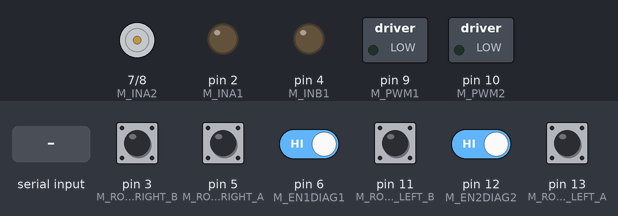
Recording of a sketch running on a simulated Arduino Mega 2560, built with avr-gcc and run on an emulated ATmega2560. On the bench: motor-driver pin pairs drawn as motors (green arrow = first pin HIGH = forward, orange = second pin HIGH = backward, longer = more drive), switched loads named in the sketch (green lamp = pin HIGH), output pins drawn as LEDs (lit = HIGH). Inputs (shaded band) come from the test bench; at power-on: pin 6 (M_EN1DIAG1), pin 12 (M_EN2DIAG2) HIGH, pin 3 (M_ROTARY_RIGHT_B), pin 5 (M_ROTARY_RIGHT_A), pin 11 (M_ROTARY_LEFT_B), pin 13 (M_ROTARY_LEFT_A) LOW. What the sketch prints to the serial monitor is not drawn.

Above: at 1.2 s.
1.3 s: "m90\n" received over Serial
At 1.7 s:
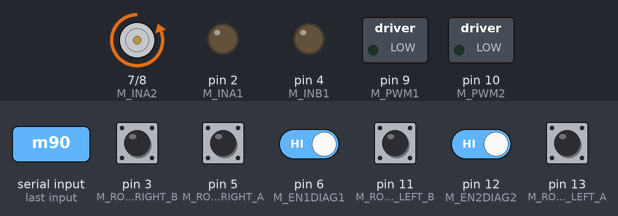
2.8 s: pin 6 (M_EN1DIAG1) driven LOW
4.7 s: pin 12 (M_EN2DIAG2) driven LOW
6.2 s: "R\n" received over the second serial link
7.7 s: "f90\n" received over Serial
Timing chart, 0 to 10.2 s (numbered marks = the images above; inputs shaded):
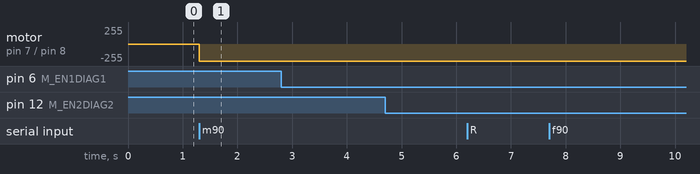

Measured:
- after the input at 1.3 s, motor on pin 7 (M_INA2) / pin 8 (M_INB2): stopped → backward 255/255 at once

The sketch:

BaseTest.ino
```cpp
// (licence header left out)
#include <Arduino.h>

// Motor controller pins.
static const unsigned char M_EN1DIAG1 = 6;
static const unsigned char M_INA1     = 2;
static const unsigned char M_INB1     = 4;
static const unsigned char M_PWM1     = 9;
static const unsigned char M_CS1      = A0;
static const unsigned char M_CS2      = A1;
static const unsigned char M_PWM2     = 10;
static const unsigned char M_INB2     = 8;
static const unsigned char M_INA2     = 7;
static const unsigned char M_EN2DIAG2 = 12;

// Rotary encoder pins.
static const unsigned char M_ROTARY_LEFT_A  = 13;
static const unsigned char M_ROTARY_LEFT_B  = 11;
static const unsigned char M_ROTARY_RIGHT_A =  5;
static const unsigned char M_ROTARY_RIGHT_B =  3;

static void          motor_init(void);
static void          left_set_speed(int speed);
static unsigned int  left_milliamps(void);
static unsigned char left_fault(void);
static void          right_set_speed(int speed);
static unsigned int  right_milliamps(void);
static unsigned char right_fault(void);
static void          process_command_input(char* buffer);
static void          process_imu_input(char* buffer);
static void          rotary_encoder_init(void);
static void          rotary_encoder_update(void);

// Buffer management.

static const int LINE_MAX = 100;
typedef void (*process_line_t)(char* data);

typedef struct
{
    boolean scanning_for_newline;
    char    buffer[LINE_MAX+1];
    int     index;
    process_line_t process_line;
} buffer_t;

#define NUMBER_TO_AVERAGE 50

typedef struct
{
    int index;
    unsigned int values[NUMBER_TO_AVERAGE];
    unsigned int sum;
} ave_t;

static void ave_clear(ave_t* ave);
static unsigned int ave(ave_t* ave, unsigned int new_value);
static void buf_initialize(buffer_t* bufp, process_line_t process_line);
static void buf_add_char(buffer_t* bufp, char ch);

// Quadrature Encoder Matrix
static int g_qem[16] = { 0, -1,  1,  0,
                         1,  0,  0, -1,
                        -1,  0,  0,  1,
                         0,  1, -1,  0};


static boolean g_report_info = true;

// How frequently should we report information. This is a divider of the
// 50Hz messaging we get from the IMU.

static int g_report_divider = 5*50;
static int g_report_count = 0;

static buffer_t g_imu;
static buffer_t g_command_input;

static int g_left_rotary_count  = 0;
static int g_left_old_value     = 0;
static int g_right_rotary_count = 0;
static int g_right_old_value    = 0;

static ave_t g_left_ave_current;
static ave_t g_right_ave_current;

void setup()
{
    Serial.begin(115200);
    Serial1.begin(57600);

    while (!Serial)
       ;
    Serial.println("Base Control");
    g_report_info = true;
    motor_init();
    buf_initialize(&g_imu, process_imu_input);
    buf_initialize(&g_command_input, process_command_input);
    rotary_encoder_init();
    ave_clear(&g_left_ave_current);
    ave_clear(&g_right_ave_current);
}

void loop()
{
    // Process command input.
    while (Serial.available())
        buf_add_char(&g_command_input, Serial.read());

    // Process IMU input.
    while (Serial1.available())
        buf_add_char(&g_imu, Serial1.read());

    // Process rotary encoder.
    rotary_encoder_update();

    // Check motor status.
   if (right_fault())
       Serial.println("?E3 - left motor fault");
   if (left_fault())
       Serial.println("?E4 - right motor fault");
}

static void rotary_encoder_init(void)
{
    pinMode(M_ROTARY_LEFT_A, INPUT);
    pinMode(M_ROTARY_LEFT_B, INPUT);
    pinMode(M_ROTARY_RIGHT_A, INPUT);
    pinMode(M_ROTARY_RIGHT_B, INPUT);
}

static void rotary_encoder_update(void)
{
    int new_value;
    new_value = (digitalRead(M_ROTARY_LEFT_B) << 1) +
                 digitalRead(M_ROTARY_LEFT_A);
    g_left_rotary_count += g_qem[(g_left_old_value << 2) + new_value];
    g_left_old_value = new_value;

    new_value = (digitalRead(M_ROTARY_RIGHT_B) << 1) +
                 digitalRead(M_ROTARY_RIGHT_A);
    g_right_rotary_count += g_qem[(g_right_old_value << 2) + new_value];
    g_right_old_value = new_value;
}

static void process_command_input(char* buffer)
{
    char ch = buffer[0];
    if ((ch == 'm') || (ch == 'M'))
    {
        int left = 0;
        int right = 0;
        sscanf(&buffer[1], "%d %d", &left, &right);
        Serial.print("M left:");Serial.print(left);
        Serial.print(" right:");Serial.println(right);
        left_set_speed(left);
        right_set_speed(right);
    }
    else if ((ch == 'f') || (ch == 'F'))
    {
        sscanf(&buffer[1], "%d", &g_report_divider);
        Serial.println("Frequency: ");Serial.println(g_report_divider);
    }
    else if ((ch == 'r') || (ch == 'R'))
        g_report_info = !g_report_info;
}

static void process_imu_input(char* buffer)
{
    unsigned int left_ma = left_milliamps();
    unsigned int right_ma = right_milliamps();
    unsigned int left_ave = ave(&g_left_ave_current, left_ma);
    unsigned int right_ave = ave(&g_right_ave_current, right_ma);

    if (g_report_info)
    {
        if ((g_report_count++ % g_report_divider) == 0)
        {
            Serial.print(buffer);
            Serial.print(left_ave);
            Serial.print(" ");
            Serial.print(right_ave);
            Serial.print(" ");
            // Serial.print(g_left_rotary_count);
            // Serial.print(" ");
            // Serial.print(g_right_rotary_count);
            Serial.println();
            g_left_rotary_count = 0;
            g_right_rotary_count = 0;
        }
    }
}

static void report_line_length_error(void)
{
    Serial.println("?E2 - input line too long");
}


// ----------------------------------------------------------------------
// Buffer management.
// ----------------------------------------------------------------------

static void buf_initialize(buffer_t* bufp, process_line_t process_line)
{
    bufp->index = 0;
    bufp->scanning_for_newline = false;
    bufp->process_line = process_line;
}

static void buf_add_char(buffer_t* bufp, char ch)
{
    if (bufp->scanning_for_newline)
    {
        if (ch == '\n')
        {
            bufp->scanning_for_newline = false;
            bufp->index = 0;
        }
    }
    else if (bufp->index > LINE_MAX)
    {
        report_line_length_error();
        bufp->scanning_for_newline = true;
    }
    else if (ch == '\r')
    {
        // Skip returns.
    }
    else if (ch == '\n')
    {
        bufp->buffer[bufp->index] = '\0';
        bufp->process_line(bufp->buffer);
        bufp->index = 0;
    }
    else
    {
        bufp->buffer[bufp->index++] = ch;
    }
}


// ----------------------------------------------------------------------
// Motor Interface
// ----------------------------------------------------------------------

static void motor_init(void)
{
    // Define pinMode for the pins and set the frequency for timer1.
    pinMode(M_INA1, OUTPUT);
    pinMode(M_INB1, OUTPUT);
    pinMode(M_PWM1, OUTPUT);
    pinMode(M_EN1DIAG1, INPUT);
    pinMode(M_CS1, INPUT);
    pinMode(M_INA2, OUTPUT);
    pinMode(M_INB2, OUTPUT);
    pinMode(M_PWM2, OUTPUT);
    pinMode(M_EN2DIAG2, INPUT);
    pinMode(M_CS2, INPUT);

    // Setting up PWM logic.
    //   CS is 1 meaning prescaler is '1'.
    //   WGM is mode 8 or "PWM, Phase and Frequency Corrrect" with ICRn as top.
    //   We set ICR1 to 400 for top, therefore PWM frequency calculation is:
    //     16MHz / 1 (prescaler) / 2 (phase-correct) / 400 (top) = 20kHz
    //   COM1[ABC] is mode 2 or Clear OCn[ABC] on compare match upcounting
    //                          and set OCn[ABC] on copmare match downcounting.
    //   With these settings, OCR1[ABC] has a range from 0 to 400.
    TCCR1A = 0b10101000;
    TCCR1B = 0b00010001;
    ICR1 = 400;
}

static void left_set_speed(int speed)
{
    unsigned char reverse = 0;

    if (speed < 0)
    {
        speed = -speed;
        reverse = 1;
    }
    if (speed > 400)
        speed = 400;
    OCR1B = speed;

    if (speed == 0)
    {
        digitalWrite(M_INA2, LOW);
        digitalWrite(M_INB2, LOW);
    }
    else if (reverse)
    {
        digitalWrite(M_INA2, HIGH);
        digitalWrite(M_INB2, LOW);
    }
    else
    {
        digitalWrite(M_INA2, LOW);
        digitalWrite(M_INB2, HIGH);
    }
}

static unsigned int left_milliamps(void)
{
    // 5V / 1024 ADC counts / 130 mV per A = 38 mA per count
    return analogRead(M_CS2) * 38;
}

static unsigned char left_fault(void)
{
    return !digitalRead(M_EN2DIAG2);
}

static void right_set_speed(int speed)
{
    unsigned char reverse = 0;

    if (speed < 0)
    {
        speed = -speed;
        reverse = 1;
    }
    if (speed > 400)
        speed = 400;
    OCR1A = speed;
    if (speed == 0)
    {
        digitalWrite(M_INA1, LOW);
        digitalWrite(M_INB1, LOW);
    }
    else if (reverse)
    {
        digitalWrite(M_INA1, HIGH);
        digitalWrite(M_INB1, LOW);
    }
    else
    {
        digitalWrite(M_INA1, LOW);
        digitalWrite(M_INB1, HIGH);
    }
}

static unsigned int right_milliamps(void)
{
    // 5V / 1024 ADC counts / 130 mV per A = 38 mA per count
    return analogRead(M_CS1) * 38;
}

static unsigned char right_fault(void)
{
    return !digitalRead(M_EN1DIAG1);
}

static void ave_clear(ave_t* ave)
{
    int i;
    ave->index = 0;
    for (i = 0; i < NUMBER_TO_AVERAGE; i++)
        ave->values[i] = 0;
    ave->sum = 0;
}

static unsigned int ave(ave_t* ave, unsigned int new_value)
{
    ave->sum += new_value;
    ave->sum -= ave->values[ave->index];
    ave->values[ave->index] = new_value;
    ave->index = (ave->index + 1) % NUMBER_TO_AVERAGE;
    return ave->sum / NUMBER_TO_AVERAGE;
}
```
